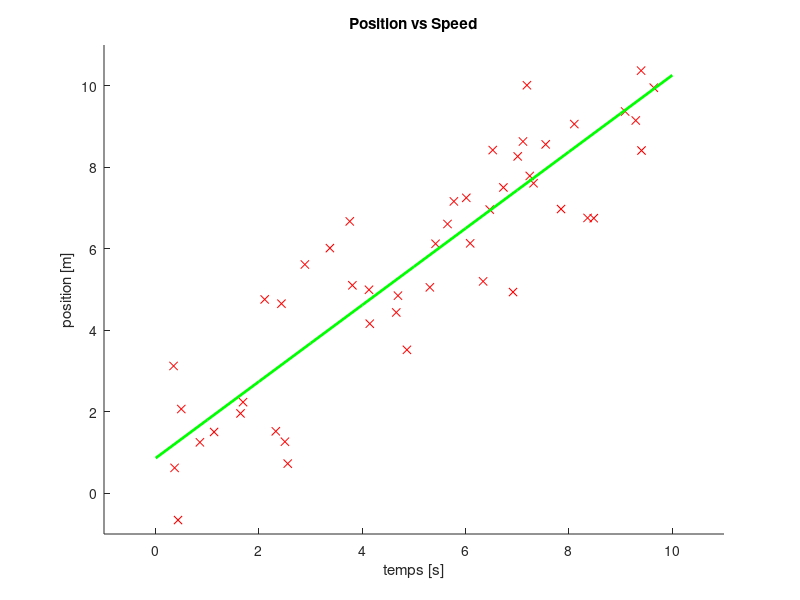

Reproduce this figure in MATLAB.
clear; close all; clc;

% Randomly generate data
x = 10*rand(50,1);
y = x+(5*rand(50,1)-2);

% linear regression
fit = polyfit(x,y,1);

% evaluation of the regression
x_eval = 0:10;
y_eval = polyval(fit,x_eval);

%--------------------------%
% figure creation
figure(1);
hold on;

% Adds elements on the figure
plot(x,y,'rx')
plot(x_eval,y_eval,'g','LineWidth',2)

% Figure styling
xlim([-1,11]);
ylim([-1,11]);
xlabel('temps [s]');
ylabel('position [m]');
title('Position vs Speed');
hold off;